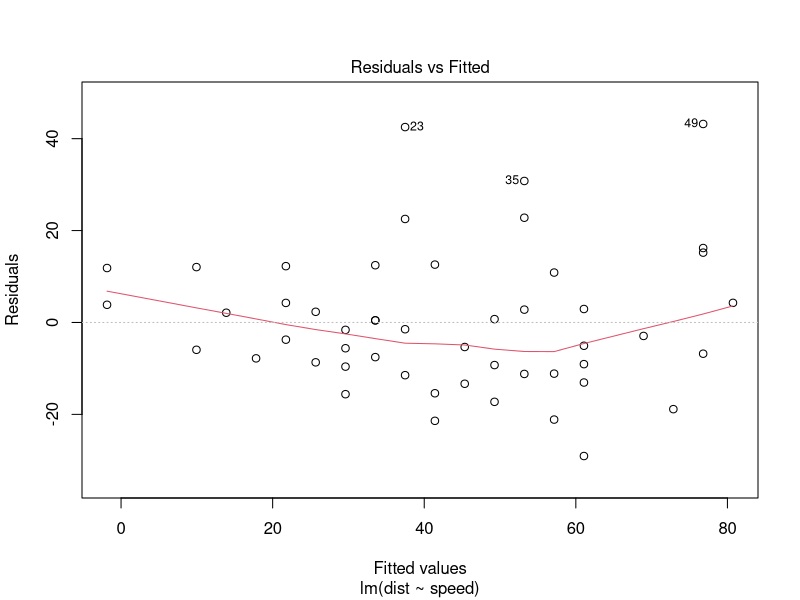
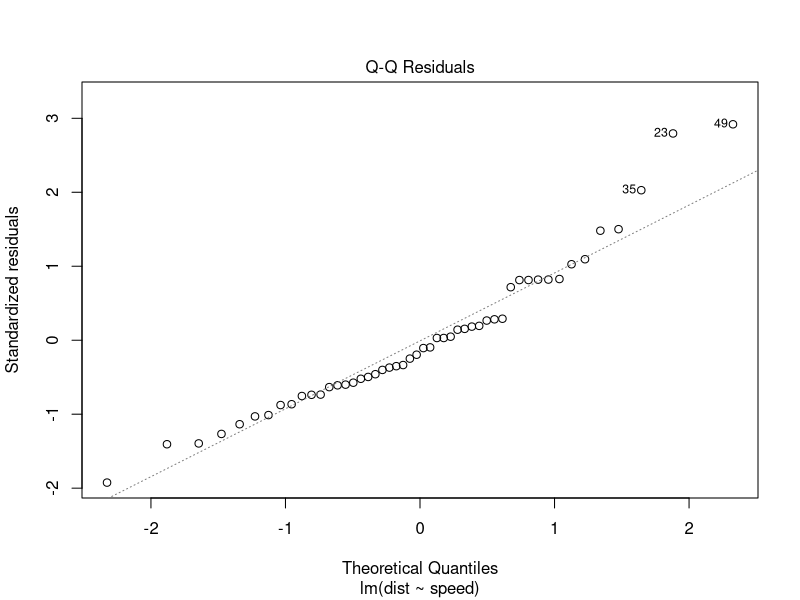
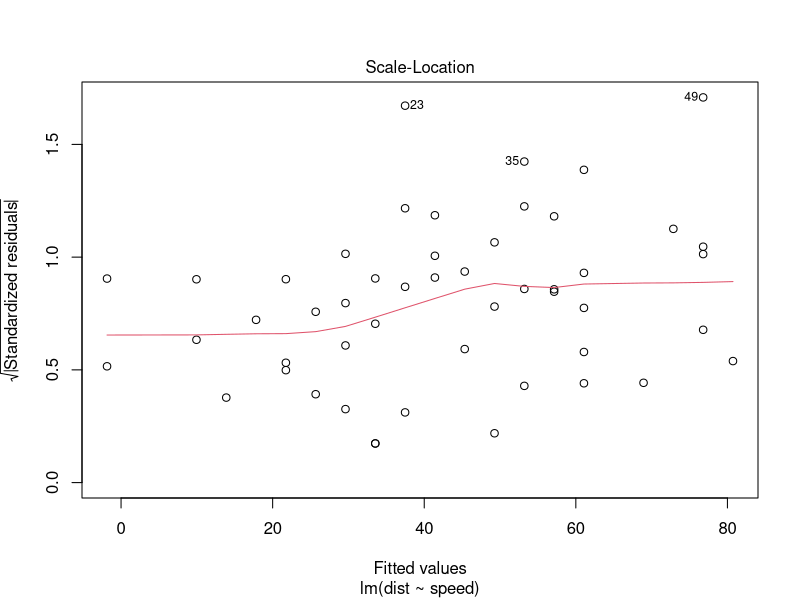
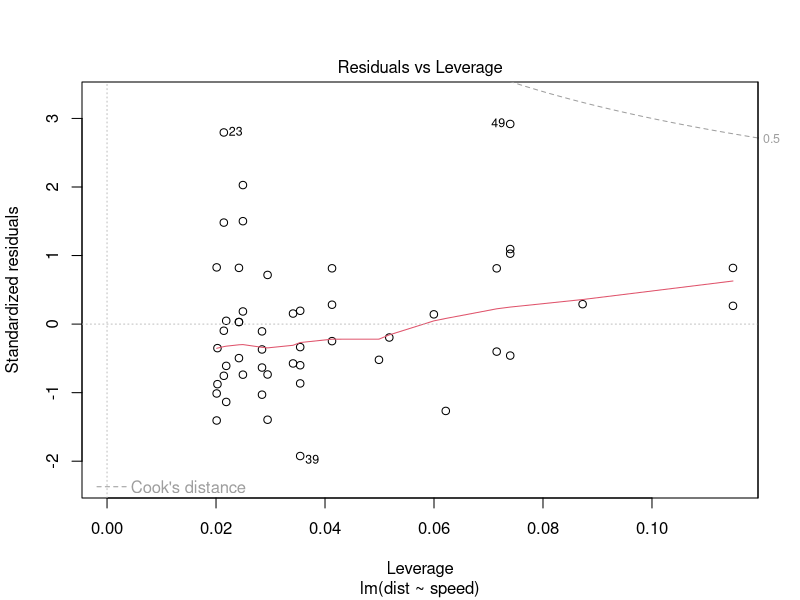
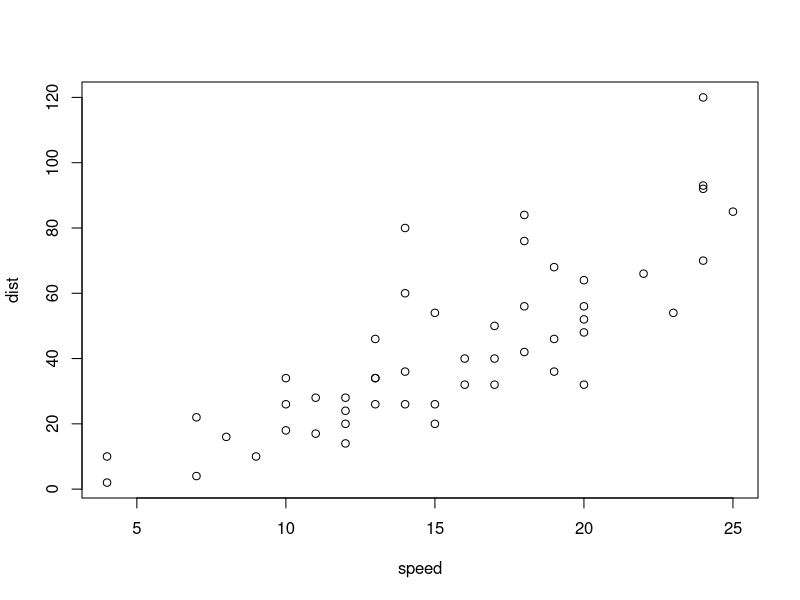
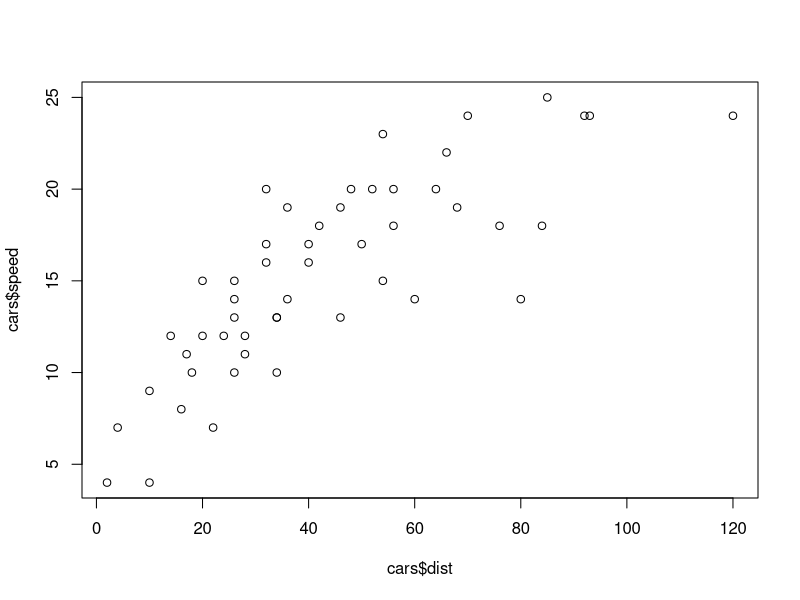
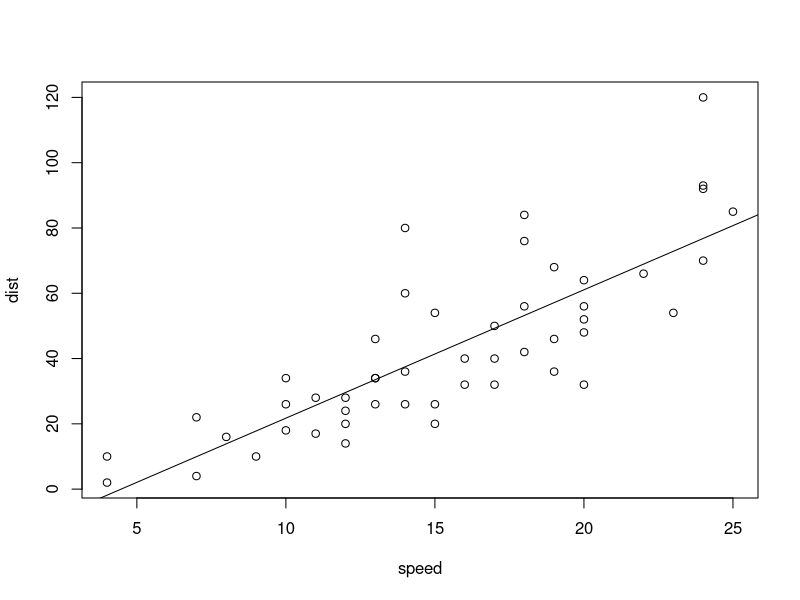

Generate these figures, in order, with R: (Note: this script raises an error after producing the figures.)
## ---- chunk 1
library(tidyverse)
## ---- chunk 2
x <- 3 + 3
x
## ---- chunk 3
# eller begge samtidig
(x <- 3 + 3)
## ---- chunk 4
(x <- 13)
## ---- chunk 5
(2/15)^0.25*exp(4) - 200
## ---- chunk 6
x <- 2
(y <- 5)
## ---- chunk 7
x + y
## ---- chunk 8
x^y
## ---- chunk 9
z <- x^y
## ---- chunk 10
(z <- x + y)
## ---- chunk 11
(x <- 13)
## ---- chunk 12
z
## ---- chunk 13
# definerer z på ny
# får nå oppdatert verdi der ny x verdi (13) er brukt
(z <- x + y)
## ---- chunk 14
typeof(z)
## ---- chunk 15
x <- 13L
y <- 5L
## ---- chunk 16
z <- x + y
## ---- chunk 17
typeof(z)
## ---- chunk 18
#double
y <- 5
## ---- chunk 19
# z double
z <- x + y
## ---- chunk 20
# selv et enkelt tall er en vektor
is.vector(z)
## ---- chunk 21
# vektor av heltall
(x <- c(2L, 8L, 9L, 21L:29L, 17L:12L))
## ---- chunk 22
typeof(x)
## ---- chunk 23
# 21 to 29 by 2
(x <- c(2L, 8L, 9L, seq(from = 21L, to = 29L, by = 2L), 17L:12L))
## ---- chunk 24
(x <- c(2L, 8L, 9L, seq(from = 21L, to = 29L, by = 3L), 17L:12L))
## ---- chunk 25
# from 29L to 21L by -3 L
(x <- c(2L, 8L, 9L, seq(from = 29L, to = 21L, by = -3L), 17L:12L))
## ---- chunk 26
# vår x forskjellig fra den i slides
(y <- 6:(5 + length(x)))
## ---- chunk 27
z <- x + y
## ---- chunk 28
y <- c(y, 0.5 * x)
y
## ---- chunk 29
x + y
## ---- chunk 30
x <- c(x, 10)
## ---- chunk 31
x + y
## ---- chunk 32
(x <- 2:4)
## ---- chunk 33
(y <- 10:12)
## ---- chunk 34
(x + y)
## ---- chunk 35
(y <- c(y, y + 0.5 * x))
## ---- chunk 36
# automatisk replikering av korteste
# ingen warning
(x + y)
## ---- chunk 37
y
## ---- chunk 38
rep(x, 2)
## ---- chunk 39
# legger til et tall (4) i fronten på x
(x <- c(4, x))
## ---- chunk 40
# Nå er lengen av x 4 og lengden av y er 6. Tar vi nå x + y vil vi få en advarsel om at lengden av x ikke går opp i lengden av y
(x + y)
# men vi får svaret, x + y der den korteste, dvs x, 
# er replikert og man bruker de verdiene som trengs for å matche y
## ---- chunk 41
(1/7) * 7 == 1L
## ---- chunk 42
(1/49) * 49 == 1L
## ---- chunk 43
x <- 1:10000
typeof(x)
## ---- chunk 44
x_inv <- 1/x
table(x_inv * x == 1L)
## ---- chunk 45
head(x[!(x_inv * x == 1L)], n = 30)
## ---- chunk 46
table(dplyr::near(x_inv * x, 1L))
## ---- chunk 47
z <- c(3, 5, 1, 9)
## ---- chunk 48
z[-1]
## ---- chunk 49
z[-c(2, 3)]
## ---- chunk 50
head(z, n = -1)
## ---- chunk 51
head(z, n = -2)
## ---- chunk 52
head(z, n = -3)
## ---- chunk 53
length(z)
## ---- chunk 54
z[1:(length(z)-1)]
## ---- chunk 55
1:(length(z)-1)
## ---- chunk 56
x <- numeric(10)
## ---- chunk 57
x <- as.numeric(c(0:10, 1.3))
## ---- chunk 58
typeof(x)
## ---- chunk 59
x
## ---- chunk 60
round(1/3, digits = 2)
## ---- chunk 61
set.seed(666)
x <- rnorm(10)
## ---- chunk 62
x
## ---- chunk 63
x < 0
## ---- chunk 64
q <- x < 0
## ---- chunk 65
typeof(q)
## ---- chunk 66
q
## ---- chunk 67
sum(q)
## ---- chunk 68
table(q)
## ---- chunk 69
# Integer vector add floating point number
x <- c(3L, 7L)
typeof(x)
## ---- chunk 70
# add floating point number to x
x <- c(x, 3.13)
x
## ---- chunk 71
# x now double (floating point numbers)
typeof(x)
## ---- chunk 72
# add character to x
x <- c("h", x)
x
## ---- chunk 73
# x is now a character vector
typeof(x)
## ---- chunk 74
# logical
x <- c(TRUE, TRUE, FALSE)
typeof(x)
## ---- chunk 75
# add integer
x <- c(x, 9L)
x
## ---- chunk 76
x <- c(TRUE, TRUE, FALSE)
x <- c(x, 3.13)
x
## ---- chunk 77
typeof(x)
## ---- chunk 78
x <- c(TRUE, TRUE, FALSE)
x <- c(x, "b")
## ---- chunk 79
x
## ---- chunk 80
x <- c(TRUE, TRUE, FALSE)
x <- c(x, 3L, "b")
x
## ---- chunk 81
x <- c(TRUE, TRUE, FALSE)
x <- c(x, 3L)
x <- c (x, "b")
x
## ---- chunk 82
df <- data.frame(x = 1:3, y = letters[1:3], z = LETTERS[1:3])
## ---- chunk 83
df[,c(1,3)]
## ---- chunk 84
df[2,]
## ---- chunk 85
df[c(1,3),]
## ---- chunk 86
df[c(1,3),2]
## ---- chunk 87
df[c(1,3), c(1,3)]
## ---- chunk 88
df[c(1,3), c("x","z")]
## ---- chunk 89
df[3, 3]
## ---- chunk 90
df[3, c("z")]
## ---- chunk 91
df[3, "z"]
## ---- chunk 92
df$z
## ---- chunk 93
df$y[3]
## ---- chunk 94
dim(df)
## ---- chunk 95
dim(df[1:2, 1:2])
## ---- chunk 96
dim(df[1:2, 2])
## ---- chunk 97
class(df[1:2, 1:2])
## ---- chunk 98
length(df[1:2, 2])
## ---- chunk 99
tib <- tibble(df)
dim(tib[2,3])
## ---- chunk 100
class(tib)
## ---- chunk 101
typeof(tib)
## ---- chunk 102
# define a matirc in R
X <- matrix(
  c(2, 2, -1, 5, 2, 6), 
  nrow = 3, 
  byrow = FALSE
  )
## ---- chunk 103
X
## ---- chunk 104
Y <- matrix(c(-3, 2, 2.5, 6, -4, 4), nrow = 2, byrow = FALSE)
## ---- chunk 105
Y
## ---- chunk 106
Y %*% X
## ---- chunk 107
X_t <- t(X)
X_t
## ---- chunk 108
X_t %*% X
## ---- chunk 109
(XTX_inv <- solve(X_t %*% X))
## ---- chunk 110
(I <- diag(5))
## ---- chunk 111
(X_t %*% X) %*% XTX_inv 
## ---- chunk 112
XTX_inv %*% (X_t %*% X)
## ---- chunk 113
dim(cars)
## ---- chunk 114
View(cars)
## ---- chunk 115
lm1 <- lm(formula = dist ~ speed, data = cars)
## ---- chunk 116
summary(lm1)
## ---- chunk 117
lm1$coefficients
## ---- chunk 118
plot(lm1)
## ---- chunk 119
plot(cars)
## ---- chunk 120
head(cars, n = 5)
## ---- chunk 121
plot(x = cars$dist, y = cars$speed)
## ---- chunk 122
# eval: false
mod1 <- "dist ~ speed"
lm1 <- lm(formula = mod1, data = cars)
plot(cars)
abline(lm1)
## ---- chunk 123
# multiple regression
# LifeCycleSavings from package Datasets
mreg1 <- lm(
  formula =sr ~ pop15 + log(pop75) + I(dpi^2) + ddpi, 
  data = LifeCycleSavings
  )
summary(mreg1)
## ---- chunk 124
add_numbers <- function(x, y) {
  x + y
}
## ---- chunk 125
X <- c(0.25, 3)
Y <- 5:10
add_numbers(x = X, y = Y)
## ---- chunk 126
Y
## ---- chunk 127
rep(X, 3)
## ---- chunk 128
add_numbers(3, 4)
## ---- chunk 129
add_numbers(3)
## ---- chunk 130
add_numbers <- function(x, y = 0) {
  x + y
}
## ---- chunk 131
add_numbers(3)
## ---- chunk 132
divide_numbers <- function(x = 0, y = 1) {
  x/y
}
## ---- chunk 133
divide_numbers(5, 2)
## ---- chunk 134
divide_numbers(,4)
## ---- chunk 135
divide_numbers(4)
## ---- chunk 136
start_stupid_fun <- function(x1 = 0, n = 10) {
# initialise x
x = vector(mode = "numeric", length = n)
x[1] = x1

for (i in seq_along(x[-1])) {
  x[i + 1] = x[i] + 1
}
print(x)
}
## ---- chunk 137
start_stupid_fun()
## ---- chunk 138
start_stupid_fun(x1 = 10)
## ---- chunk 139
start_stupid_fun(x1 = 100, n = 5)
## ---- chunk 140
# probably from jørn
stupid_fun <- function(
    x1 = 0, 
    n = 10, 
    d = 1, # how much to increase number
    w = 80, # text width in chacters
    width_fraction = 1, # how wide should the output be
    print_to_console = TRUE # where to send the output
    ) {
  # we stop if we are to produce zero numbers
  # stopifnot(n > 0) an alternative but throws an error
  # and stop compilation of the document/presentation
  if(!n > 0) return("n needs to be positive.")
  # max number of digits in numbers
  dig =  nchar(n*d)
  # width in number of charcter for output
  w_out = w * width_fraction
  # allocate a numeric vector with room for n numbers
  x = vector(mode = "numeric", length = n)
  # First number in output vector is x1
  x[1] = x1
  # we loop through x vector but drop first element
  for (i in seq_along(x[-1])) {
    # i starts at 1, so first is x1 + d
    x[i + 1] = x[i] + d
    }

# nice trick to control print to console
if (print_to_console) {
print(stringr::str_pad(x, width = dig, side = "left", pad = " "),
      width = w_out)
  } else {
    tibble(x)
  }
}
## ---- chunk 141
stupid_fun(x1 = -13, n = 33, d = 5, print_to_console = TRUE)
